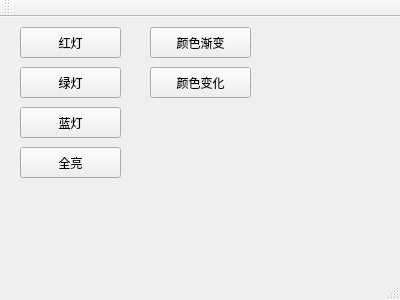
<?xml version="1.0" encoding="UTF-8"?>
<ui version="4.0">
 <class>MainWindow</class>
 <widget class="QMainWindow" name="MainWindow">
  <property name="geometry">
   <rect>
    <x>0</x>
    <y>0</y>
    <width>400</width>
    <height>300</height>
   </rect>
  </property>
  <property name="windowTitle">
   <string>MainWindow</string>
  </property>
  <widget class="QWidget" name="centralWidget">
   <widget class="QPushButton" name="blue_button">
    <property name="geometry">
     <rect>
      <x>20</x>
      <y>90</y>
      <width>101</width>
      <height>31</height>
     </rect>
    </property>
    <property name="text">
     <string>蓝灯</string>
    </property>
   </widget>
   <widget class="QPushButton" name="red_button">
    <property name="geometry">
     <rect>
      <x>20</x>
      <y>10</y>
      <width>101</width>
      <height>31</height>
     </rect>
    </property>
    <property name="text">
     <string>红灯</string>
    </property>
   </widget>
   <widget class="QPushButton" name="green_button">
    <property name="geometry">
     <rect>
      <x>20</x>
      <y>50</y>
      <width>101</width>
      <height>31</height>
     </rect>
    </property>
    <property name="text">
     <string>绿灯</string>
    </property>
   </widget>
   <widget class="QPushButton" name="color_faded_button">
    <property name="geometry">
     <rect>
      <x>150</x>
      <y>10</y>
      <width>101</width>
      <height>31</height>
     </rect>
    </property>
    <property name="text">
     <string>颜色渐变</string>
    </property>
   </widget>
   <widget class="QPushButton" name="all_button">
    <property name="geometry">
     <rect>
      <x>20</x>
      <y>130</y>
      <width>101</width>
      <height>31</height>
     </rect>
    </property>
    <property name="text">
     <string>全亮</string>
    </property>
   </widget>
   <widget class="QPushButton" name="color_changed_button">
    <property name="geometry">
     <rect>
      <x>150</x>
      <y>50</y>
      <width>101</width>
      <height>31</height>
     </rect>
    </property>
    <property name="text">
     <string>颜色变化</string>
    </property>
   </widget>
  </widget>
  <widget class="QMenuBar" name="menuBar">
   <property name="geometry">
    <rect>
     <x>0</x>
     <y>0</y>
     <width>400</width>
     <height>28</height>
    </rect>
   </property>
  </widget>
  <widget class="QToolBar" name="mainToolBar">
   <attribute name="toolBarArea">
    <enum>TopToolBarArea</enum>
   </attribute>
   <attribute name="toolBarBreak">
    <bool>false</bool>
   </attribute>
  </widget>
  <widget class="QStatusBar" name="statusBar"/>
 </widget>
 <layoutdefault spacing="6" margin="11"/>
 <resources/>
 <connections/>
</ui>
